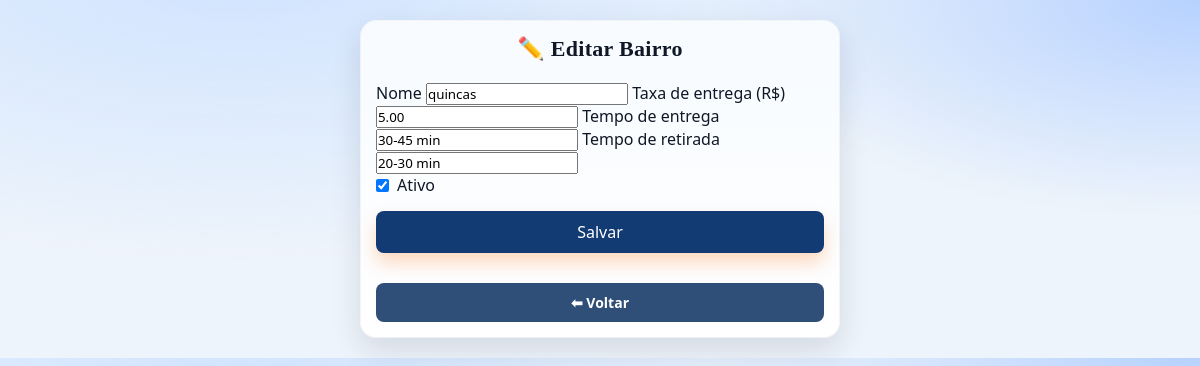
The app's page /gerenciar/bairros/editar/2 (signed in) with its own data.
### tables this page shows
CREATE TABLE bairros_entrega (
            id INTEGER PRIMARY KEY AUTOINCREMENT,
            nome TEXT,
            taxa REAL,
            tempo_entrega TEXT,
            tempo_retirada TEXT,
            ativo INTEGER DEFAULT 1
        );

### lanchonete/app.py (the view, shortened to what this page needs)
@app.route("/gerenciar/bairros/editar/<int:id>", methods=["GET", "POST"])
@gerente_required_decorator
def editar_bairro(id):
    con = get_db_connection()
    cur = con.cursor()
    cur.execute("SELECT * FROM bairros_entrega WHERE id = ?", (id,))
    bairro = cur.fetchone()
    if not bairro:
        return redirect(url_for("gerenciar_bairros"))
    return render_template("editar_bairro.html", bairro=bairro)

### lanchonete/app.py (called while the page is built)
@app.teardown_appcontext
def teardown_db_connection(exception):
    close_connection(exception)

@app.before_request
def ensure_db_inicializado():
    global db_inicializado
    if not db_inicializado:
        inicializar_sistema()
        db_inicializado = True

def gerente_required_decorator(f):
    @wraps(f)
    def decorated_function(*args, **kwargs):
        if not session.get("logado"):
            return redirect(url_for("login"))
        if session.get("tipo") != "gerente":
            return redirect(url_for("index")) # Redireciona para a página inicial se não for gerente
        return f(*args, **kwargs)
    return decorated_function

### lanchonete/database.py (called while the page is built)
def get_db_connection():
    if 'db' not in g:
        g.db = sqlite3.connect(DB_PATH, timeout=10)
        g.db.row_factory = sqlite3.Row
    return g.db

def close_connection(exception):
    db = getattr(g, 'db', None)
    if db is not None:
        db.close()

### lanchonete/templates/editar_bairro.html (shortened to what this page needs)
<!DOCTYPE html>
<html lang="pt-br">
<head>
    <link rel="stylesheet" href="{{ url_for('static', filename='style.css') }}">
</head>
<body>
<div class="container">
    <h2>✏️ Editar Bairro</h2>
    <form method="post">
        <label>Nome</label>
        <input type="text" name="nome" value="{{ bairro.nome }}" required>
        <label>Taxa de entrega (R$)</label>
        <input type="text" name="taxa" value="{{ '%.2f'|format(bairro.taxa or 0) }}" required>
        <label>Tempo de entrega</label>
        <input type="text" name="tempo_entrega" value="{{ bairro.tempo_entrega or '' }}" placeholder="Ex: 35-50 min">
        <label>Tempo de retirada</label>
        <input type="text" name="tempo_retirada" value="{{ bairro.tempo_retirada or '' }}" placeholder="Ex: 15-25 min">
        <label class="check-row">
            <input type="checkbox" name="ativo" {% if bairro.ativo %}checked{% endif %}>
            Ativo
        </label>
        <button type="submit" class="btn">Salvar</button>
    </form>
    <a href="{{ url_for('gerenciar_bairros') }}" class="btn-voltar">⬅ Voltar</a>
</div>
</body>
</html>

### lanchonete/static/style.css (style rules this page uses)
* { margin: 0; padding: 0; box-sizing: border-box; font-family: Arial, Helvetica, sans-serif; }
body { background: #f2f2f2; }
.container { max-width: 900px; margin: 20px auto; background: #fff; padding: 20px; border-radius: 12px; box-shadow: 0 4px 12px rgba(0,0,0,0.1); }
h2 { text-align: center; margin-bottom: 20px; }
.btn { display: inline-block; width: 100%; margin-top: 15px; padding: 14px; background: #27ae60; color: #fff; text-align: center; text-decoration: none; border-radius: 8px; font-size: 16px; border: none; cursor: pointer; }
.btn-voltar { display: block; margin-top: 15px; text-align: center; text-decoration: none; }
.container { max-width: 450px; margin: auto; padding: 20px; }
.btn-voltar { display: block; text-align: center; text-decoration: none; color: #555; }
* { box-sizing: border-box; font-family: 'Segoe UI', Arial, sans-serif; }
body { background: #f4f6f9; margin: 0; padding: 20px; color: #333; }
.container { max-width: 900px; margin: auto; background: #fff; padding: 25px; border-radius: 14px; box-shadow: 0 10px 25px rgba(0,0,0,0.08); }
h2 { margin-top: 0; text-align: center; font-size: 28px; }
a { text-decoration: none; }
.btn-voltar { display: inline-block; margin-top: 30px; padding: 12px 18px; background: #607d8b; color: #fff; border-radius: 10px; font-weight: bold; }
.container { max-width: 1000px; margin: auto; padding: 20px; }
.btn-voltar { display: inline-block; padding: 10px 16px; background: #222; color: #fff; border-radius: 8px; text-decoration: none; }
.container { max-width: 800px; margin: auto; font-family: Arial; }
.btn { display: inline-block; padding: 10px 15px; background: #2c7be5; color: white; text-decoration: none; border-radius: 8px; }
.container { max-width: 100%; padding: 15px; }
h2 { text-align: center; font-size: 22px; }
.btn-voltar { display: block; width: 100%; text-align: center; background: #1976d2; color: white; padding: 14px; border-radius: 12px; text-decoration: none; font-weight: bold; }
@media (min-width: 768px) { .container { max-width: 900px; margin: auto; } }
.container { max-width: 480px; margin: auto; padding: 15px; }
.btn-voltar { background-color: #6c757d; color: white; padding: 10px 15px; border-radius: 8px; text-decoration: none; font-size: 14px; }
:root { --navy-900: #0b2344; --navy-800: #123a73; --navy-700: #1c4c94; --navy-100: #e8f0fc; --navy-050: #f3f7ff; --navy-text: #10223a; }
body { background: var(--navy-050); color: var(--navy-text); }
.container, .login-box, .pedido-container, .card, .item, .pedido-carrinho-item, .painel-card, .form-card { border-color: #d4e1f5; }
.btn, .btn.pequeno, .btn-principal, .pedido-finalizar, .painel-acoes button, .fab-main { background: var(--navy-800) !important; color: #fff !important; }
.btn-voltar, .pedido-voltar { background: #2f4f78 !important; color: #fff !important; }
:root { --bg: #eef4fb; --surface: #f7fbff; --surface-2: #ffffff; --ink: #101827; --muted: #52627a; --accent: #1f6feb; --accent-2: #67a0ff; --success: #1f9d55; --danger: #d64541; --shadow: 0 12px 30px rgba(16, 24, 39, 0.12); --radius: 16px; }
body { background: radial-gradient(1200px 500px at 20% -10%, #cfe3ff 0%, rgba(207, 227, 255, 0) 60%), radial-gradient(900px 400px at 100% 0%, #b7d2ff 0%, rgba(183, 210, 255, 0) 55%), var(--bg); color: var(--ink); font-family: 'Manrope', Arial, sans-serif; }
h2, h3, .cozinha-comanda { font-family: 'Fraunces', serif; letter-spacing: 0.3px; }
.container, .cozinha-container, .pedido-container { background: linear-gradient(180deg, var(--surface) 0%, var(--surface-2) 100%); border-radius: var(--radius); box-shadow: var(--shadow); border: 1px solid rgba(0,0,0,0.04); }
.btn, .btn-principal, .btn-adicionar, .pedido-acoes button, .pedido-finalizar { background: linear-gradient(135deg, var(--accent) 0%, #0b57d0 100%); color: #fff; border: none; transition: transform 0.15s ease, box-shadow 0.2s ease, filter 0.2s ease; box-shadow: 0 10px 18px rgba(255, 106, 0, 0.25); }
.check-row { display: flex; align-items: center; gap: 8px; }

### records on screen
bairros_entrega: nome "quincas", taxa "5.00", tempo_entrega "30-45 min", tempo_retirada "20-30 min", ativo "☑"
